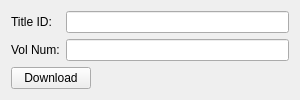
<?xml version="1.0" encoding="UTF-8"?>
<ui version="4.0">
 <class>BookLiveRipper</class>
 <widget class="QWidget" name="BookLiveRipper">
  <property name="geometry">
   <rect>
    <x>0</x>
    <y>0</y>
    <width>300</width>
    <height>100</height>
   </rect>
  </property>
  <property name="minimumSize">
   <size>
    <width>300</width>
    <height>100</height>
   </size>
  </property>
  <property name="windowTitle">
   <string>BookLiveRipper</string>
  </property>
  <layout class="QGridLayout" name="gridLayout">
   <item row="0" column="0">
    <layout class="QHBoxLayout" name="horizontalLayout">
     <item>
      <layout class="QVBoxLayout" name="verticalLayout_2">
       <item>
        <widget class="QLabel" name="label">
         <property name="text">
          <string>Title ID:</string>
         </property>
        </widget>
       </item>
       <item>
        <widget class="QLabel" name="label_2">
         <property name="text">
          <string>Vol Num:</string>
         </property>
        </widget>
       </item>
      </layout>
     </item>
     <item>
      <layout class="QVBoxLayout" name="verticalLayout">
       <item>
        <widget class="QLineEdit" name="lineEdit_TitleID"/>
       </item>
       <item>
        <widget class="QLineEdit" name="lineEdit_VolNum"/>
       </item>
      </layout>
     </item>
    </layout>
   </item>
   <item row="1" column="0">
    <widget class="QPushButton" name="pushButton_Download">
     <property name="sizePolicy">
      <sizepolicy hsizetype="Maximum" vsizetype="Fixed">
       <horstretch>0</horstretch>
       <verstretch>0</verstretch>
      </sizepolicy>
     </property>
     <property name="text">
      <string>Download</string>
     </property>
    </widget>
   </item>
  </layout>
 </widget>
 <layoutdefault spacing="6" margin="11"/>
 <resources/>
 <connections/>
</ui>
